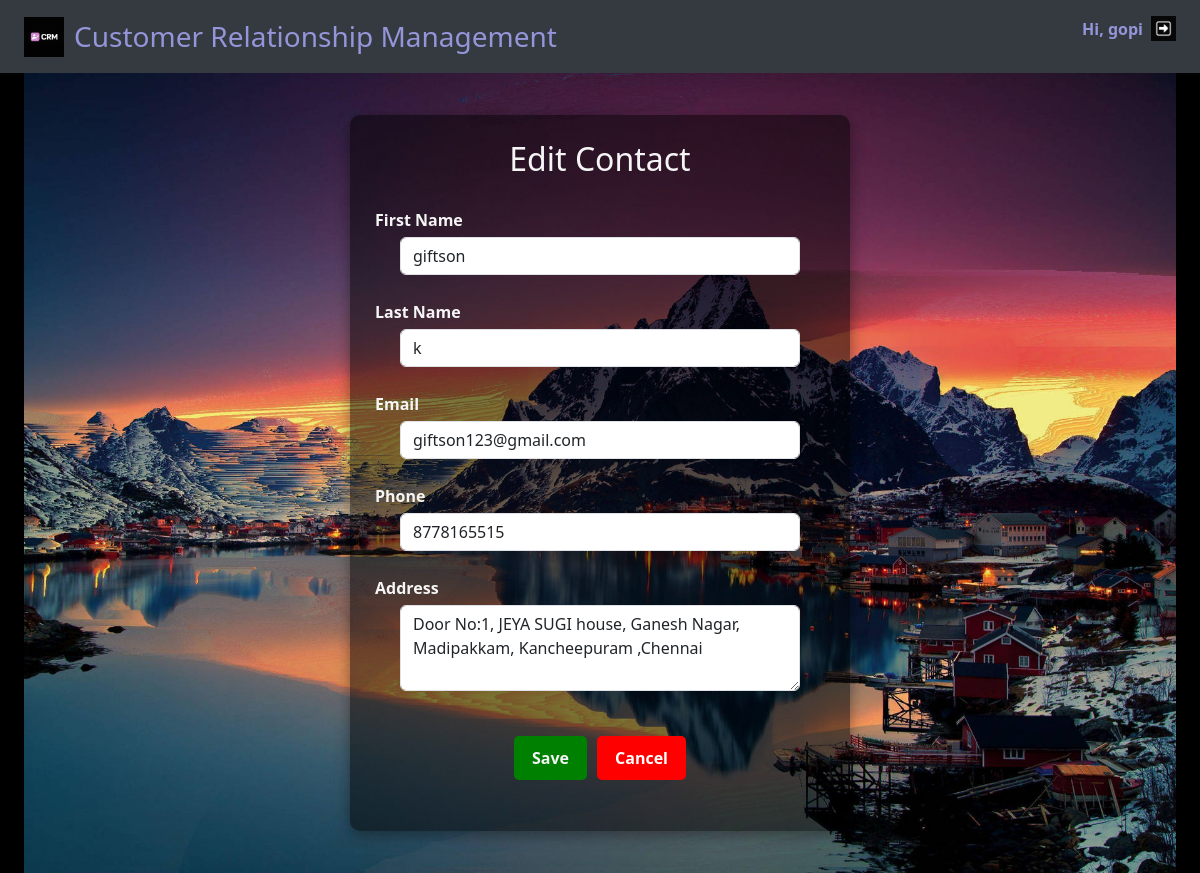
Page /contacts/1/edit/ (signed in) on the committed database.
### crm/models.py (models this page shows, shortened)
class Contact(models.Model):
    first_name = models.CharField(max_length=50)
    last_name = models.CharField(max_length=50)
    email = models.EmailField(unique=True)
    phone = models.CharField(max_length=20, blank=True, null=True)
    company = models.CharField(max_length=100, blank=True, null=True)
    address = models.TextField(blank=True, null=True)
    created_at = models.DateTimeField(auto_now_add=True)

### crm/views.py (the view)
# urls.py: path('contacts/<int:pk>/edit/', views.contact_edit, name='contact_edit'),
@login_required
def contact_edit(request, pk):
    contact = get_object_or_404(Contact, pk=pk)
    if request.method == 'POST':
        form = ContactForm(request.POST, instance=contact)
        if form.is_valid():
            form.save()
            return redirect('contact_list')
    else:
        form = ContactForm(instance=contact)
    return render(request, 'crm/contact_form.html', {'form': form, 'contact': contact})

### crm/forms.py
class ContactForm(forms.ModelForm):
    class Meta:
        model = Contact
        fields = ['first_name', 'last_name', 'email', 'phone', 'address']
        widgets = {
            'first_name': forms.TextInput(attrs={'class': 'form-control', 'placeholder': 'Enter first name'}),
            'last_name': forms.TextInput(attrs={'class': 'form-control', 'placeholder': 'Enter last name'}),
            'email': forms.EmailInput(attrs={'class': 'form-control', 'placeholder': 'Enter email'}),
            'phone': forms.TextInput(attrs={'class': 'form-control', 'placeholder': 'Enter phone number'}),
            'address': forms.Textarea(attrs={'class': 'form-control', 'placeholder': 'Enter address', 'rows': 3}),
        }

### templates/crm/contact_form.html (shortened to what this page needs)
{% extends 'crm/base.html' %}
{% block content %}
{% load static %}
<div class="form-container">
  <div class="form-box">
    <h2 style="color: whitesmoke; margin-bottom: 20px;">
      {{ form.instance.pk|yesno:"Edit Contact,New Contact" }}
    </h2>
    <form method="POST" style="width: 100%; display: flex; flex-direction: column; align-items: center;">
      <label for="first_name">First Name</label>
      {{ form.first_name }}
      <label for="last_name">Last Name</label>
      {{ form.last_name }}
      <label for="email">Email</label>
      {{ form.email }}
      <label for="phone">Phone</label>
      {{ form.phone }}
      <label for="id_address">Address</label>
      {{ form.address }}
      <div style="margin-top: 20px; display: flex; justify-content: center; width: 100%;">
        <button type="submit" class="btn" style="font-weight: bold;color: whitesmoke;background-color:green;">Save</button>
        <a href="{% url 'contact_list' %}" class="btn" style="background-color: red;font-weight: bold;">Cancel</a>
      </div>
    </form>
  </div>
</div>
{% endblock %}

### templates/crm/base.html (shortened to what this page needs)
<html>
  <head>
    {% load static %}
    <link href="https://cdn.jsdelivr.net/npm/bootstrap@5.3.3/dist/css/bootstrap.min.css" rel="stylesheet">
    <link href="https://cdn.jsdelivr.net/npm/bootstrap-icons@1.10.5/font/bootstrap-icons.css" rel="stylesheet">
  </head>
  <body class="bg-light" style="min-height: 100vh; margin: 0;">
    <div class="w-100" style="min-height: 100vh; background-color:black;">
      <header class="d-flex justify-content-between align-items-center px-4 py-3" style="background-color: #343a40;">
        <div class="d-flex align-items-center">
          <img src="{% static 'images/finallogo.png' %}" alt="Logo" style="width:40px; height:40px; margin-right:10px;">
          <h1 class="h3 m-0" style="color:rgb(149, 149, 217);">Customer Relationship Management</h1>
        </div>
        <nav class="d-flex align-items-center">
          {% if user.is_authenticated %}
            <span class="fw-bold" style="color: rgb(149, 149, 217); font-weight: bold; text-align: center; margin-top: -15px;">
              Hi, {{ user.get_username }}
            </span>
            <form method="post" action="{% url 'logout' %}" class="d-inline ms-2">
              <button type="submit" style="background: transparent; border: none; padding: 0;">
                  <img src="{% static 'images/logoutlogo.png' %}" alt="Logout" style="width: 25px; height: 25px;">
              </button>
            </form>
          {% else %}
            <a class="btn btn-dark btn-sm me-2 fw-bold text-white" href="{% url 'login' %}">Login</a>
            <a class="btn btn-dark btn-sm fw-bold" href="{% url 'signup' %}">Sign up</a>
          {% endif %}
        </nav>
      </header>
      <div class="container-fluid px-4">
        {% block content %}{% endblock %}
      </div>
    </div>
  </body>
</html>

### rows in the picture
Contact: instance.pk "Edit Contact", first_name "giftson", last_name "k", email "giftson123@gmail.com", phone "8778165515", address "Door No:1, JEYA SUGI house, Ganesh Nagar, Madipakkam, Kancheepuram ,Chennai"

### other values in the picture
{{ user.get_username }} "gopi"
